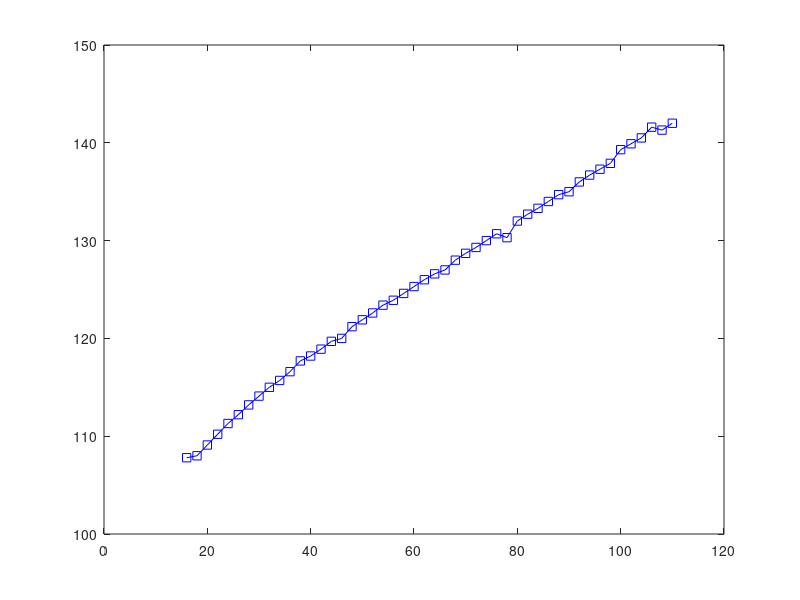

Recreate this plot in MATLAB.
clear all;close all;clc;
t=16:2:110;
R=[107.8 108 109.1 110.2 111.3 112.2 113.2 114.1 115.0 115.7 116.6 117.7 118.2 118.9 119.7 120 121.2 121.9 122.6 123.4 123.9 124.6 125.3 126 126.6 127 128 128.7 129.3 130 130.7 130.3 132 132.7 133.3 134 134.7 135 136 136.7 137.3 137.9 139.3 139.9 140.5 141.6 141.3 142]
plot(t,R,'-bs');
